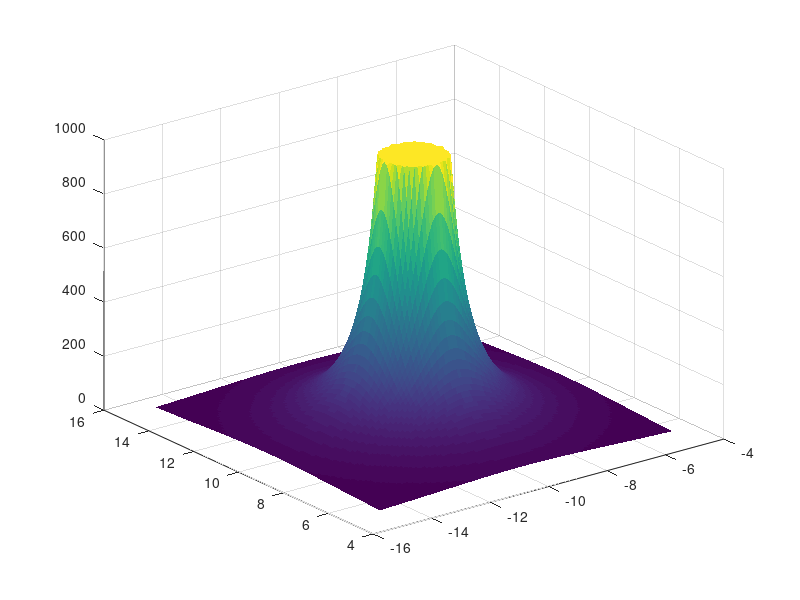

Recreate this plot in MATLAB.
%function [X, Y, Z] = CalcLight(x_src, y_src, x_lim, y_lim, res, max_lum)

x_src = -10;
y_src = 10;
x_lim = [-15 -5];
y_lim = [5 15];
res = 0.1;
max_lum = 1000;

x = x_lim(1, 1):res:x_lim(1, 2);
y = y_lim(1, 1):res:y_lim(1, 2);
[X, Y] = meshgrid(x, y);
%Z = 100 * (1 - (sqrt((X - x_src).^2 + (Y - y_src).^2) / sqrt((sum(x_lim) / 2)^2 + (sum(y_lim) / 2)^2)).^2);
Z = max_lum ./ ((sqrt((X - x_src).^2 + (Y - y_src).^2)).^2);
i = Z > max_lum;
Z(i) = max_lum;

surf(X, Y, Z, 'EdgeColor', 'none');